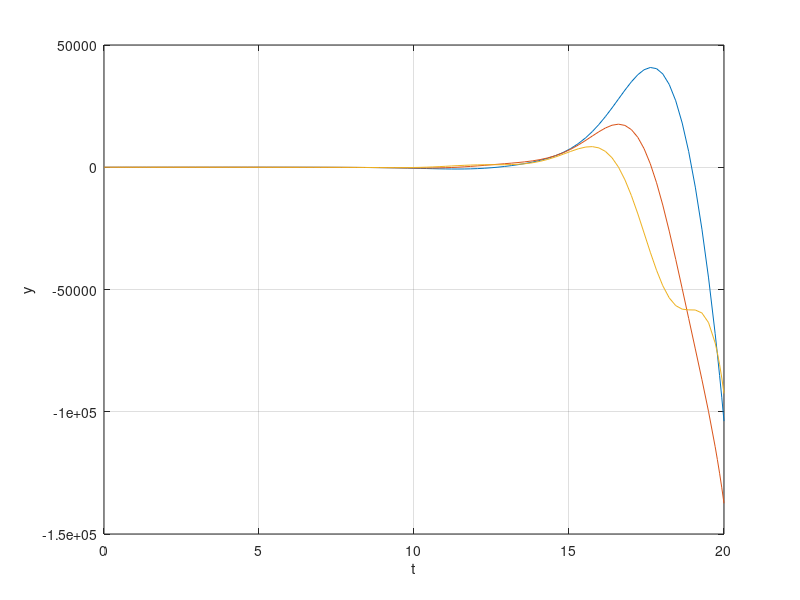

This chart was generated by the following MATLAB code: (Note: this script raises an error after producing the figure.)
clc;
clear all;
close all;
% simulation end time:
tf = 20;
% system description:
ydot = @(t,y) [y(2);...
               y(3);
               y(1)*sin(t)];
% initial condition:
y0 = [1;0;0];
% simulate:
[t,y]=ode45(ydot,[0 tf],y0);
% plot output:
plot(t,y)
grid on;
xlabel('t')
ylabel('y')
legend('y_1','y_2','y_3',3)